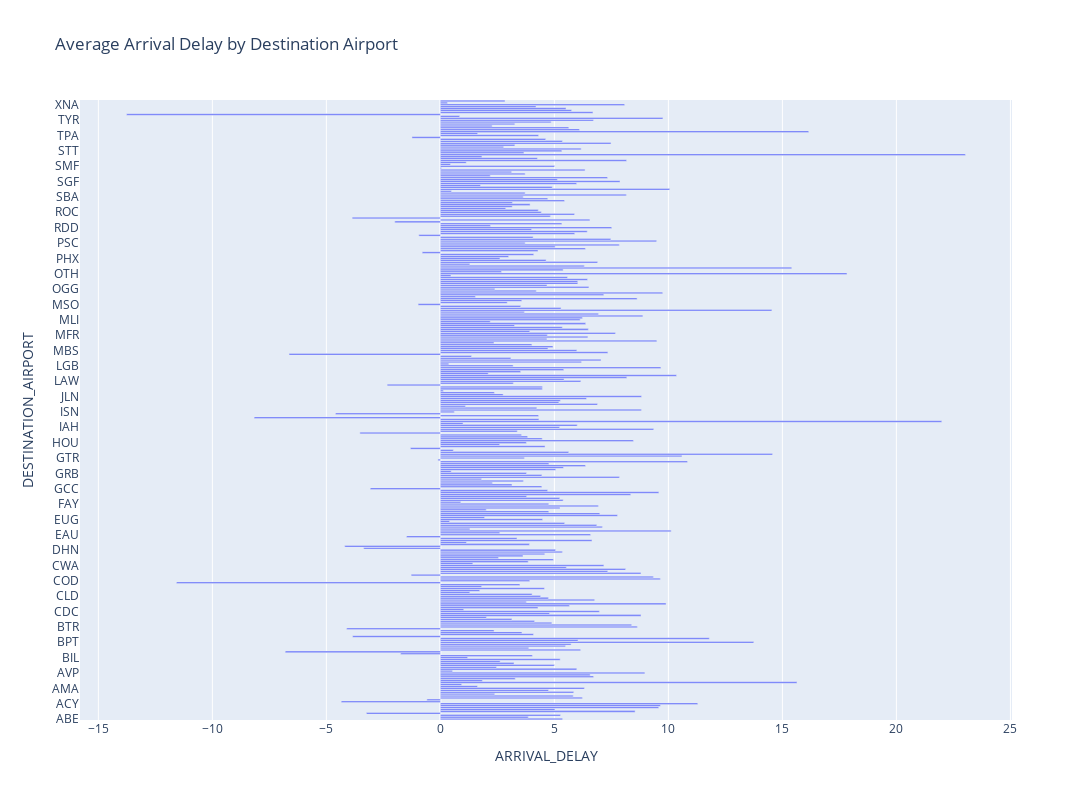

The notebook cell this image was saved under:
### Markdown cell above
## Exploring the Average Departure Delay Time at the Destination Airport

### Code cell
# Calculating the average arrival delay in minutes for each destination airport
airport_avg_delay = dfoutputf.groupby('DESTINATION_AIRPORT')['ARRIVAL_DELAY'].mean().reset_index()

top_5_airports = airport_avg_delay.nlargest(5, 'ARRIVAL_DELAY')
bottom_5_airports = airport_avg_delay.nsmallest(5, 'ARRIVAL_DELAY')


fig = px.bar(
    airport_avg_delay,
    x='ARRIVAL_DELAY',
    y='DESTINATION_AIRPORT',
    title="Average Arrival Delay by Destination Airport",
    orientation='h' 
)

fig.update_layout(
    width=1200,  
    height=800  
)

print("Top 5 Airports with Highest Average Arrival Delay in mins:")
print(top_5_airports)

print("\nTop 5 Airports with Least Average Arrival Delay in mins:")
print(bottom_5_airports)

fig.show()

### Figure 1 — Plotly figure (JSON) as saved in the notebook; plotly's stock layout.template omitted (floating-point values rounded to 4 significant figures; data arrays with more than 128 entries replaced by an {"elided": "..."} marker saying what was removed)
{"data": [{"alignmentgroup": "True", "hovertemplate": "ARRIVAL_DELAY=%{x}<br>DESTINATION_AIRPORT=%{y}<extra></extra>", "legendgroup": "", "marker": {"color": "#636efa", "pattern": {"shape": ""}}, "name": "", "offsetgroup": "", "orientation": "h", "showlegend": false, "textposition": "auto", "type": "bar", "x": {"elided": "323 float values"}, "xaxis": "x", "y": {"elided": "323 str values"}, "yaxis": "y"}], "layout": {"barmode": "relative", "height": 800, "legend": {"tracegroupgap": 0}, "title": {"text": "Average Arrival Delay by Destination Airport"}, "width": 1200, "xaxis": {"anchor": "y", "domain": [0, 1], "title": {"text": "ARRIVAL_DELAY"}}, "yaxis": {"anchor": "x", "domain": [0, 1], "title": {"text": "DESTINATION_AIRPORT"}}}}
